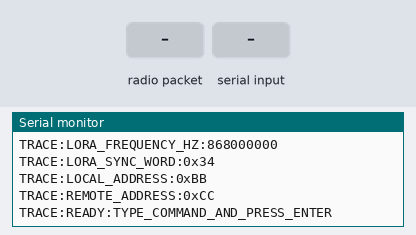
Recording of a sketch running on a simulated Arduino Uno, built with avr-gcc and run on an emulated ATmega328P. Shown: the last lines printed to the serial monitor. The test bench sets the inputs (shaded band). No radio packets arrive unless stated.

Above: at 3.4 s.
3.5 s: radio packet "HELLO" arrives
At 4.1 s:
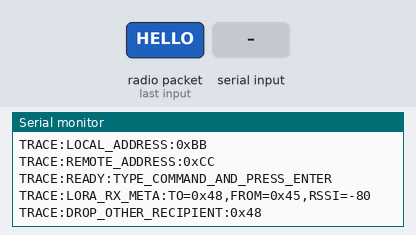
5.0 s: "HELLO\n" received over Serial
At 5.8 s:
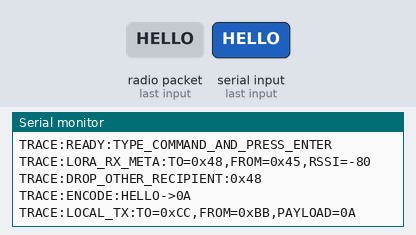
6.5 s: radio packet "LED_ON" arrives
At 7.6 s:
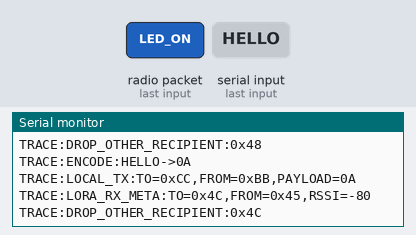
8.0 s: "STATUS\n" received over Serial
At 9.2 s:
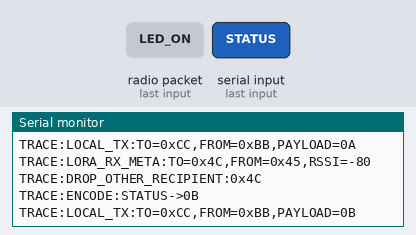
9.5 s: radio packet "FORWARD" arrives
At 9.9 s:
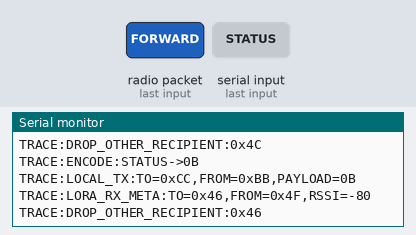
11.0 s: "READ_ACCEL\n" received over Serial
At 11.9 s:
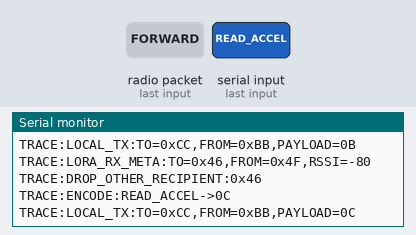

The sketch:

pc_lora.ino
```cpp
#include <SPI.h>
#include <LoRa.h>

const unsigned long USB_BAUD = 9600;
// Change this on both MKR WAN 1310 boards to match your legal regional band.
const long LORA_FREQUENCY_HZ = 868E6;
const byte LORA_SYNC_WORD = 0x34;
const byte LOCAL_ADDRESS = 0xBB;
const byte REMOTE_ADDRESS = 0xCC;

String usbLine;

bool isHexNibble(char c) {
  return (c >= '0' && c <= '9') || (c >= 'A' && c <= 'F');
}

bool looksLikeCompactFrame(const String &text) {
  if (text.length() < 2) {
    return false;
  }

  char a = text.charAt(0);
  char b = text.charAt(1);
  if (!isHexNibble(a) || !isHexNibble(b)) {
    return false;
  }

  return text.length() == 2 || text.charAt(2) == '|';
}

String hexByte(byte value) {
  const char *digits = "0123456789ABCDEF";
  String out = "";
  out += digits[(value >> 4) & 0x0F];
  out += digits[value & 0x0F];
  return out;
}

String encodeCommand(const String &payload) {
  String normalized = payload;
  normalized.trim();
  normalized.toUpperCase();

  if (looksLikeCompactFrame(normalized)) {
    return normalized;
  }

  if (normalized == "HELLO") return "0A";
  if (normalized == "STATUS") return "0B";
  if (normalized == "READ_ACCEL") return "0C";
  if (normalized == "LED_ON") return "0D";
  if (normalized == "LED_OFF") return "0E";
  if (normalized == "FORWARD") return "10";
  if (normalized == "BACKWARD") return "11";
  if (normalized == "LEFT") return "12";
  if (normalized == "RIGHT") return "13";
  if (normalized == "STOP") return "14";
  if (normalized == "PING") return "15";
  return normalized;
}

void trace(const String &message) {
  Serial.print("TRACE:");
  Serial.println(message);
}

bool configureRadio() {
  if (!LoRa.begin(LORA_FREQUENCY_HZ)) {
    return false;
  }

  LoRa.setSyncWord(LORA_SYNC_WORD);
  return true;
}

void setup() {
  Serial.begin(USB_BAUD);
  unsigned long waitStarted = millis();
  while (!Serial && millis() - waitStarted < 2500) {
  }

  delay(2000);
  trace("BOOT:PC_LORA_START");

  if (!configureRadio()) {
    trace("LORA_INIT_FAILED");
    while (1) {
      delay(1000);
    }
  }

  trace("LORA_INIT_OK");
  trace("LIB:ARDUINO_LORA");
  trace("MURATA_FW_REQ:1.1.6_PLUS");
  trace(String("LORA_FREQUENCY_HZ:") + LORA_FREQUENCY_HZ);
  trace(String("LORA_SYNC_WORD:0x") + hexByte(LORA_SYNC_WORD));
  trace(String("LOCAL_ADDRESS:0x") + hexByte(LOCAL_ADDRESS));
  trace(String("REMOTE_ADDRESS:0x") + hexByte(REMOTE_ADDRESS));
  trace("READY:TYPE_COMMAND_AND_PRESS_ENTER");
}

void loop() {
  while (Serial.available()) {
    char c = static_cast<char>(Serial.read());
    if (c == '\r') {
      continue;
    }
    if (c == '\n') {
      usbLine.trim();
      if (usbLine.length() > 0) {
        sendLoRa(usbLine);
        usbLine = "";
      }
      continue;
    }
    usbLine += c;
  }

  int packetSize = LoRa.parsePacket();
  if (packetSize > 0) {
    if (packetSize < 2) {
      while (LoRa.available()) {
        LoRa.read();
      }
      trace(String("DROP_SHORT_LORA_PACKET:") + packetSize);
      return;
    }

    byte recipient = static_cast<byte>(LoRa.read());
    byte sender = static_cast<byte>(LoRa.read());
    String incoming = "";
    while (LoRa.available()) {
      incoming += static_cast<char>(LoRa.read());
    }
    incoming.trim();
    incoming.toUpperCase();
    if (incoming.length() > 0) {
      trace(
          String("LORA_RX_META:TO=0x") + hexByte(recipient) +
          ",FROM=0x" + hexByte(sender) +
          ",RSSI=" + LoRa.packetRssi());
      if (recipient != LOCAL_ADDRESS) {
        trace(String("DROP_OTHER_RECIPIENT:0x") + hexByte(recipient));
        return;
      }
      if (incoming.startsWith("RESP:") || incoming.startsWith("DATA:") || looksLikeCompactFrame(incoming)) {
        Serial.print("RX: ");
        Serial.println(incoming);
      } else {
        trace(String("IGNORED_LORA_PAYLOAD:") + incoming);
      }
    }
  }
}

void sendLoRa(const String &payload) {
  String wirePayload = encodeCommand(payload);
  if (wirePayload.length() == 0) {
    return;
  }

  if (wirePayload != payload) {
    trace(String("ENCODE:") + payload + "->" + wirePayload);
  }

  trace(
      String("LOCAL_TX:TO=0x") + hexByte(REMOTE_ADDRESS) +
      ",FROM=0x" + hexByte(LOCAL_ADDRESS) +
      ",PAYLOAD=" + wirePayload);
  if (!LoRa.beginPacket()) {
    trace(String("TX_BUSY:") + wirePayload);
    return;
  }
  LoRa.write(REMOTE_ADDRESS);
  LoRa.write(LOCAL_ADDRESS);
  LoRa.print(wirePayload);
  int result = LoRa.endPacket();
  if (!result) {
    trace(String("TX_FAIL:") + wirePayload);
  }
}
```

Measured:
- after the input at 3.5 s, the serial monitor: prints a new line at once (image 1)
- after the input at 5.0 s, the serial monitor: prints a new line at once (image 2)
- after the input at 6.5 s, the serial monitor: prints a new line at once (image 3)
- after the input at 8.0 s, the serial monitor: prints a new line at once (image 4)
- after the input at 9.5 s, the serial monitor: prints a new line at once (image 5)
- after the input at 11.0 s, the serial monitor: prints a new line at once (image 6)
